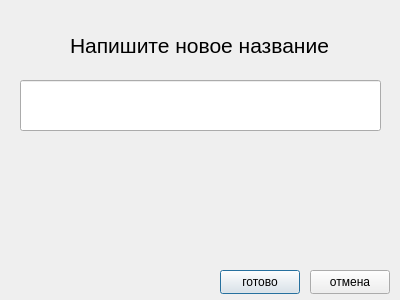
<?xml version="1.0" encoding="UTF-8"?>
<ui version="4.0">
 <class>RenameUserCommandDIalog</class>
 <widget class="QDialog" name="RenameUserCommandDIalog">
  <property name="geometry">
   <rect>
    <x>0</x>
    <y>0</y>
    <width>400</width>
    <height>300</height>
   </rect>
  </property>
  <property name="windowTitle">
   <string>Dialog</string>
  </property>
  <widget class="QLabel" name="label">
   <property name="geometry">
    <rect>
     <x>70</x>
     <y>10</y>
     <width>261</width>
     <height>71</height>
    </rect>
   </property>
   <property name="font">
    <font>
     <pointsize>16</pointsize>
    </font>
   </property>
   <property name="text">
    <string>Напишите новое название</string>
   </property>
  </widget>
  <widget class="QLineEdit" name="lineEdit">
   <property name="geometry">
    <rect>
     <x>20</x>
     <y>80</y>
     <width>361</width>
     <height>51</height>
    </rect>
   </property>
  </widget>
  <widget class="QPushButton" name="pushButton">
   <property name="geometry">
    <rect>
     <x>220</x>
     <y>270</y>
     <width>80</width>
     <height>24</height>
    </rect>
   </property>
   <property name="text">
    <string>готово</string>
   </property>
  </widget>
  <widget class="QPushButton" name="pushButton_2">
   <property name="geometry">
    <rect>
     <x>310</x>
     <y>270</y>
     <width>80</width>
     <height>24</height>
    </rect>
   </property>
   <property name="text">
    <string>отмена</string>
   </property>
  </widget>
 </widget>
 <resources/>
 <connections/>
</ui>
